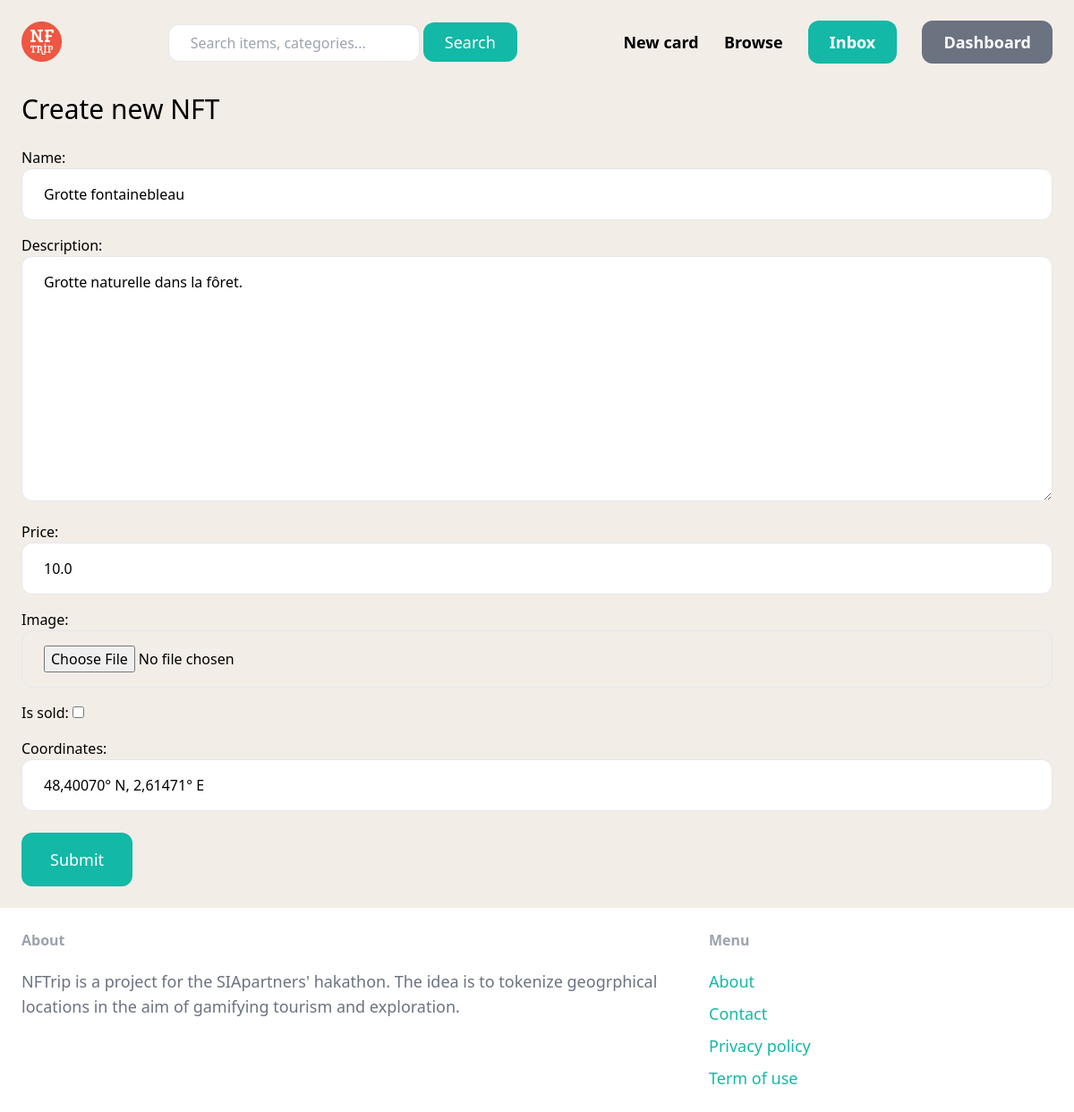
The app's page /items/2/edit/ (signed in) with its own data.
### item/models.py (models this page shows, shortened)
class Item(models.Model):
    category = models.ForeignKey(Category, related_name='items', on_delete=models.CASCADE)
    name = models.CharField(max_length=255)
    description = models.TextField(blank=True, null=True)
    price = models.FloatField(default=2)
    image = models.ImageField(upload_to='item_images', blank=True, null=True)
    is_sold = models.BooleanField(default=False)
    created_by = models.ForeignKey(User, related_name='items', on_delete=models.CASCADE)
    created_at = models.DateTimeField(auto_now_add=True)
    coordinates = models.CharField(max_length=255)

### item/views.py (the view)
# urls.py: path('<int:pk>/edit/', views.edit, name='edit'),
@login_required
def edit(request, pk):
    item = get_object_or_404(Item, pk=pk, created_by=request.user)
    if request.method == 'POST':
        form = EditItemForm(request.POST, request.FILES, instance=item)
        if form.is_valid():
            form.save()
            return redirect('item:detail', pk=item.id)
    else:
        form = EditItemForm(instance=item)
    return render(request, 'item/form.html', {
        'form': form,
        'title': 'Edit item',
    })

### item/forms.py
class EditItemForm(forms.ModelForm):
    class Meta:
        model = Item
        fields = ('name', 'description', 'price', 'image', 'is_sold', 'coordinates')
        widgets = {
            'name': forms.TextInput(attrs={
                'class': INPUT_CLASSES
            }),
            'description': forms.Textarea(attrs={
                'class': INPUT_CLASSES
            }),
            'price': forms.TextInput(attrs={
                'class': INPUT_CLASSES
            }),
            'image': forms.FileInput(attrs={
                'class': INPUT_CLASSES
            }),
            'coordinates': forms.TextInput(attrs={
               'class': INPUT_CLASSES
            })
        }

### item/templates/item/form.html (shortened to what this page needs)
{% extends 'core/base.html' %}
{% block content %}
<h1 class="mt-20 mb-6 text-3xl">Create new NFT</h1>
<form method="post" action="." enctype="multipart/form-data">
    <div class="space-y-4">
        {{ form.as_p }}
    </div>
    <button class="mt-6 py-4 px-8 text-lg bg-teal-500 hover:bg-teal-700 rounded-xl text-white">Submit</button>
</form>
{% endblock %}

### records on screen
Item: name "Grotte fontainebleau", description "Grotte naturelle dans la fôret.", price "10.0", coordinates "48,40070° N, 2,61471° E"
